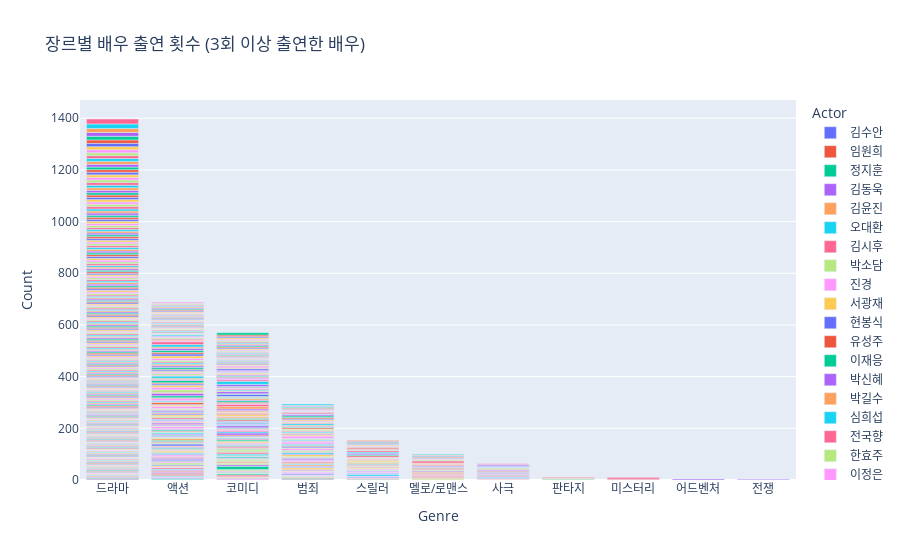

The notebook cell saved with this chart:
### Markdown cell above
# 재호님 코드

### Code cell
import pandas as pd
import matplotlib.pyplot as plt
import numpy as np
import ast
import itertools
import networkx as nx
import matplotlib.font_manager as fm
import plotly.express as px

data = pd.read_csv('../5.4_edit_maker.csv')


# 데이터 형태 확인 및 처리
def safe_eval(x):
    if isinstance(x, str):
        try:
            return eval(x)
        except:
            return []  # 오류 발생시 빈 리스트 반환
    return x if isinstance(x, list) else []

data['actor_main_name'] = data['actor_main_name'].apply(safe_eval)
data['actor_sub_name'] = data['actor_sub_name'].apply(safe_eval)

# 장르명 정규화 함수
def normalize_genre(genre):
    genre = genre.strip()  # 공백 제거
    genre = genre.replace(' ', '')  # 중간 공백 제거
    genre = genre.lower()  # 소문자로 통일
    return genre

# 장르별로 배우 출연 횟수 집계
genre_actor_counts = {}

for index, row in data.iterrows():
    genres = [normalize_genre(gen) for gen in row['gener'].split(',')]
    actors = set(row['actor_main_name'] + row['actor_sub_name'])  # 주연과 조연 합치기
    
    for genre in genres:
        if genre not in genre_actor_counts:
            genre_actor_counts[genre] = {}
        
        for actor in actors:
            if actor not in genre_actor_counts[genre]:
                genre_actor_counts[genre][actor] = 0
            genre_actor_counts[genre][actor] += 1

# 데이터 프레임으로 변환
rows = []
for genre, actor_counts in genre_actor_counts.items():
    for actor, count in actor_counts.items():
        if count >= 3:  # 3회 이상 출연한 배우만 포함
            rows.append({'Genre': genre, 'Actor': actor, 'Count': count})

df_actor_counts = pd.DataFrame(rows)

# 데이터를 출연 횟수에 따라 내림차순 정렬
df_actor_counts.sort_values(by=['Genre', 'Count'], ascending=[True, True], inplace=True)

# 시각화
fig = px.bar(df_actor_counts, x='Genre', y='Count', color='Actor', title='장르별 배우 출연 횟수 (3회 이상 출연한 배우)',
             category_orders={"Genre": sorted(df_actor_counts['Genre'].unique(), reverse=True)})
fig.update_layout(xaxis={'categoryorder':'total descending'})
fig.show()
